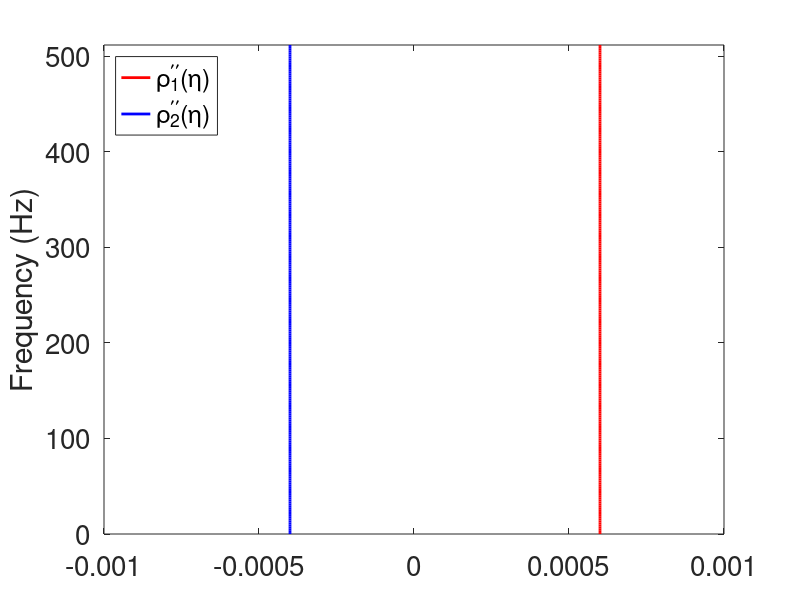
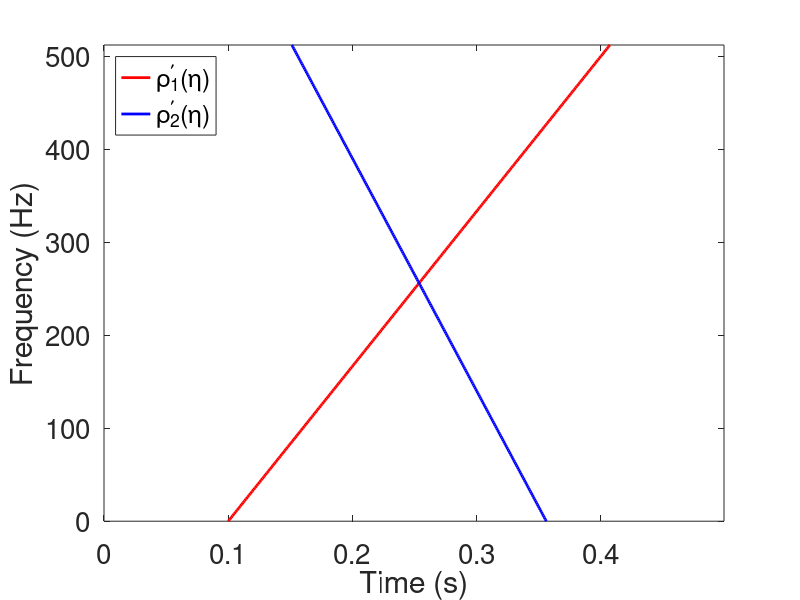

Write the MATLAB code that produced these figures, in order. (Note: this script raises an error after producing the figures.)
   % %July, 2025, by Shuixin Li

  %% this code for test the phase  is linear chirp signal in frequency domain
   
   clear;      close all;  clc;      
    Hz = 1024;
    N = 0.5*1024;
    t = (0:N-1)/Hz;
    f = (0:round(N/2))*Hz/N;
    %Mode1
   A1 =exp(-0.00002*(f-256).^2) ;
    %A1 = ones(1,length(f));
    Phi1 = 0.0003*f.*f+0.1*(f);
    GD1 = 0.0006*f+0.1;
    GDD1 = 0.0006*ones(size(GD1));
    X1 = A1.*exp(-1i*2*pi*Phi1);
    X1(end) = -A1(end);
    Y1 = [X1  conj(fliplr(X1(2:end-1)))];    
    y1 = ifft(Y1);

    %Mode2
    A2 =exp(-0.00003*(f-256).^2) ;
    %A2 = ones(1,length(f));
    Phi2 = -0.0002*f.*f+0.356*f;
    GD2 = -0.0004*f+0.356;

    GDD2 =  -0.0004*ones(size(GD1)) ;
    X2 = A2.*exp(-1i*2*pi*Phi2);
    X2(end) = -A2(end);
    Y2 = [X2  conj(fliplr(X2(2:end-1)))];    
    y2 = ifft(Y2);
    %Test Signal
    y =(y1+y2);

%% plot GDs and GDDs
figure
pddph1=plot(GDD1,f,'r-','linewidth',2);
hold on
pddph2=plot(GDD2,f,'b-','linewidth',2);
legend([pddph1,pddph2],'\rho_1^{\prime\prime}(\eta)','\rho_2^{\prime\prime}(\eta)','Location', 'northwest');
ylabel('Frequency (Hz)', 'FontSize', 20);  
xlabel('','FontSize',20);
set(gca,'FontSize',20)
axis xy; axis([-0.001 0.001 f(1) f(end)]); 

figure
pddph1 = plot(GD1, f, 'r-', 'linewidth', 2);  % 时间是横轴，频率是纵轴
hold on
pddph2 = plot(GD2, f, 'b-', 'linewidth', 2);
legend([pddph1, pddph2], '\rho_1^{\prime}(\eta)', '\rho_2^{\prime}(\eta)','Location', 'northwest');
xlabel('Time (s)', 'FontSize', 20);       
ylabel('Frequency (Hz)', 'FontSize', 20);  
set(gca, 'FontSize', 20)
axis xy;axis([t(1) t(end) f(1) f(end)]); 


 arange=0.0016;
 sigma=25;%entro=25; l=2.5
 

%% squeezeing transform

% tic
% [tfrsq1, tfc0, tfrtic, tcrtic] = SFCT2_with_squeeze_gpu(y, Hz, sigma, arange, 1, 0.01);
% toc

% tic
% [tfc0,  tfrtic, tcrtic, T, R] = SFCT2_GPU(y, Hz, sigma, arange);
% [tfrsq1] = Msqueeze_FCT(y, tfc0, R, T, t, tcrtic, 1, 0.001);
% toc

% ridge detection
  [GDs,GDDs]=ridge_3d(tfrsq1,2,15,15,15);

 for i=1:length(GDs)    
       gd01 = t(GDs(:,1));
       gd02 =t(GDs(:,2));
       gdd01=tcrtic(GDDs(:,1));
       gdd02=tcrtic(GDDs(:,2));         
 end


if sum((gd01-GD1).^2)<sum((gd01-GD2).^2)
    gd1=gd01;gd2=gd02;
else 
    gd1=gd02;gd2=gd01;
end

if sum((gdd01-GDD1).^2)<sum((gdd01-GDD2).^2)
    gdd1=gdd01;gdd2=gdd02;
else 
   gdd1=gdd02;gdd2=gdd01;
end



%% Plot of the extracted group decay
figure
e_pdph1 = plot(gd1, f, 'r:', 'linewidth', 2);  % 时间为横轴，频率为纵轴
hold on
pdph1 = plot(GD1, f, 'b-', 'linewidth', 1);
legend([e_pdph1, pdph1], 'Estimated GD1', 'Ground truth', 'Location', 'northwest');
set(legend, 'FontName', 'Times New Roman')
xlabel('Time (s)', 'FontSize', 20);      % 横轴为时间
ylabel('Frequency (Hz)', 'FontSize', 20); % 纵轴为频率
set(gca, 'FontSize', 20)
axis xy;  
axis([t(1) t(end) f(1) f(end)]);  

figure
e_pdph2 = plot(gd2, f, 'r:', 'linewidth', 2);  % 时间为横轴，频率为纵轴
hold on
pdph2 = plot(GD2, f, 'b-', 'linewidth', 1);
legend([e_pdph2, pdph2], 'Estimated GD2', 'Ground truth', 'Location', 'northeast');
set(legend, 'FontName', 'Times New Roman')
xlabel('Time (s)', 'FontSize', 20);      % 横轴为时间
ylabel('Frequency (Hz)', 'FontSize', 20); % 纵轴为频率
set(gca, 'FontSize', 20)
axis xy;  
axis([t(1) t(end) f(1) f(end)]); 


figure
e_pdph1 = plot(gdd1, f, 'r:', 'linewidth', 2);  % 时间为横轴，频率为纵轴
hold on
pdph1 = plot(GDD1, f, 'b-', 'linewidth', 1);
legend([e_pdph1, pdph1], 'Estimated GDD1', 'Ground truth', 'Location', 'northwest');
set(legend, 'FontName', 'Times New Roman')
xlabel('GDD(s/Hz)', 'FontSize', 20);      % 横轴为时间
ylabel('Frequency (Hz)', 'FontSize', 20); % 纵轴为频率
set(gca, 'FontSize', 20)
axis xy;  
axis([0.0001 0.0008 f(1) f(end)]); 


figure
e_pdph2 = plot(gdd2, f, 'r:', 'linewidth', 2);  % 时间为横轴，频率为纵轴
hold on
pdph2 = plot(GDD2, f, 'b-', 'linewidth', 1);
legend([e_pdph2, pdph2], 'Estimated GDD2', 'Ground truth', 'Location', 'northeast');
set(legend, 'FontName', 'Times New Roman')
xlabel('GDD (s/Hz)', 'FontSize', 20);      % 横轴为时间
ylabel('Frequency (Hz)', 'FontSize', 20); % 纵轴为频率
set(gca, 'FontSize', 20)
axis xy; 
axis([-0.0008 0.0002 f(1) f(end)]);



%% Ideal reconstruction

% % real 
% for j=1:length(f)
%     diff1=abs(t-GD1(j)); diff2=abs(t-GD2(j));  
%     [minValue1, minIndex1] = min(diff1); [minValue2, minIndex2] = min(diff2);
%     GDs(j,1)=minIndex1; GDs(j,2)=minIndex2;
%     diff3=abs(tcrtic-GDD1(j)); diff4=abs(tcrtic-GDD2(j));     
%     [minValue3, minIndex3] = min(diff3); [minValue4, minIndex4] = min(diff4);
%     GDDs(j,1)=minIndex3; GDDs(j,2)=minIndex4;
% end
% plot(f,t(GDs(:,1))-GD1)
% plot(f,tcrtic(GDDs(:,1))-GDD1)
% [recov1] = frecov_SSO(GD1, GD2, GDD1, GDD2,GDs,GDDs,tfc0,sigma);
% plot(f,real(recov1(1,:)-conj(X1)))
% [recov2] = ffrecov(GD1, GD2, GDD1, GDD2,GDs,GDDs,tfc2,sigma);
% plot(f,real(recov2(:,1)-conj(X1)'))


%% Frequency domian SSO
[frecov,norm,cond] = frecov_SSO(gd01, gd02, gdd01, gdd02, GDs,GDDs,tfc0, sigma);
%plot the frequency reconstruction errors
if sum(abs(X1-frecov(1,:)).^2) <sum(abs(X2-frecov(1,:)).^2)
  figure, plot(f, real(X1-frecov(1,:)), 'color', 'k');
  xlim([f(1) f(end)]);
  ylim([-1 1])
  xlabel('Frequency (Hz)','FontSize',20);
   ylabel('Amplitude (a.u.)','FontSize',20);
  set(gca,'FontSize',20)
  legend('Recovery error of $\hat{x}_1$', 'Interpreter', 'latex')
  figure, plot(f, real(X2-frecov(2,:)), 'color', 'k');
  xlim([f(1) f(end)]);
  ylim([-1 1])
  xlabel('Frequency (Hz)','FontSize',20);
  ylabel('Amplitude (a.u.)','FontSize',20);
  set(gca,'FontSize',20)
legend('Recovery error of $\hat{x}_2$', 'Interpreter', 'latex')
else
 figure, plot(f, real(X2-frecov(1,:)), 'color', 'k');
   xlim([f(1) f(end)]);
  ylim([-1 1])
  xlabel('Frequency (Hz)','FontSize',20);
 ylabel('Amplitude (a.u.)','FontSize',20);
  set(gca,'FontSize',20)
  legend('Recovery error of $\hat{x}_2$', 'Interpreter', 'latex')
  figure, plot(f, real(X1-frecov(2,:)), 'color', 'k');
  xlim([f(1) f(end)]);
  ylim([-1 1])
  xlabel('Frequency(Hz)','FontSize',20);
  ylabel('Amplitude (a.u.)','FontSize',20);
  set(gca,'FontSize',20)
  legend('Recovery error of $\hat{x}_1$', 'Interpreter', 'latex')
end




%% Reconstruction to time domain
trecov=zeros(2,N);
           if mod(N,2)==0        
                for i = 0:N/2
                    trecov(:,i+1) = frecov(:,i+1);
                end
                for i = N/2+1:N-1
                    trecov(:,i+1) = conj(frecov(:,N-i+1));
                end
            else
                for i = 0:(N-1)/2
                    trecov(:,i+1) =frecov(:,i+1);
                end
                for i = (N+1)/2:N-1
                    trecov(:,i+1) = conj(frecov(:,N-i+1));
                end
            end
            %重构计算
            trecov = ifft(trecov, [], 2);     
            trecov = real(trecov);%去除计算误差
          figure
          plot(t,y2)
          hold on
          plot(t,trecov(1,:)-y1)
 

%% recover mean square error  

 [MSEGD1, MSEGD2, MSEGDD1, MSEGDD2] = MSE_ridge_new(gd1, gd2, gdd1, gdd2, GD1, GDD1, GD2, GDD2);
fprintf('%.6f  %.6f  %.6f  %.6f\n', MSEGD1, MSEGD2, MSEGDD1, MSEGDD2)
% 0.001265  0.001164  0.000003  0.000007



[errorx1,errorx2] = MSE_recov_error(y1,y2,trecov); %use part of [1/8, 7/8]
disp([errorx1,errorx2])
% 0.0710    0.0778

%% plot the time domian reconstruction errors
if sum(abs(y1-trecov(1,:)).^2) <sum(abs(y2-trecov(1,:)).^2)
  figure, plot(t, real(y1-trecov(1,:)), 'color', 'k');
  xlim([t(1) t(end)]);
  ylim([-0.1 0.1])
  xlabel('Time (s)','FontSize',20); 
  ylabel('Amplitude (a.u.)','FontSize',20);
  set(gca,'FontSize',20)
  legend('Recovery error of ${x}_1$', 'Interpreter', 'latex')
  figure, plot(t, real(y2-trecov(2,:)), 'color', 'k');
  xlim([t(1) t(end)]);
  ylim([-0.1 0.1])
  xlabel('Time (s)','FontSize',20);
  ylabel('Amplitude (a.u.)','FontSize',20);
  set(gca,'FontSize',20)
 legend('Recovery error of ${x}_2$', 'Interpreter', 'latex')
else
 figure, plot(t, real(y2-trecov(1,:)), 'color', 'k');
 xlim([t(1) t(end)]);
  ylim([-0.1 0.1])
  xlabel('Time (s)','FontSize',20);
    ylabel('Amplitude (a.u.)','FontSize',20);
  set(gca,'FontSize',20)
  legend('Recovery error of ${x}_2$', 'Interpreter', 'latex')
  figure, plot(t, real(y1-trecov(2,:)), 'color', 'k');
  xlim([t(1) t(end)]);
  ylim([-0.1 0.1])
  xlabel('Time (s)','FontSize',20);
   ylabel('Amplitude (a.u.)','FontSize',20);
  set(gca,'FontSize',20)
 legend('Recovery error of ${x}_1$', 'Interpreter', 'latex')
end


figure 
plot(f, norm, 'LineWidth', 2) 
xlabel('Frequency (Hz)', 'FontSize', 20, 'FontName', 'Times New Roman');
ylabel('The infty norm ', 'FontSize', 20,'FontName', 'Times New Roman');  
set(gca, 'FontSize', 20);
xlim([0,512]);
ylim([0.8,2.2]); 
axis xy;
 


figure 
plot(f, cond, 'LineWidth', 2) 
xlabel('Frequency (Hz)', 'FontSize', 20, 'FontName', 'Times New Roman');
ylabel('Condition number ', 'FontSize', 20,'FontName', 'Times New Roman');  
set(gca, 'FontSize', 20);
xlim([0,512]);
ylim([0.8,3]); 
axis xy;
